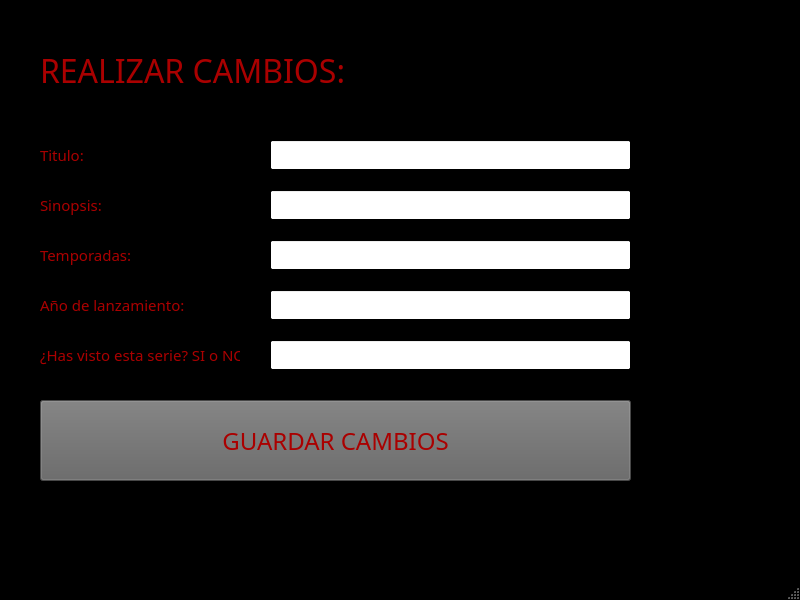
<?xml version="1.0" encoding="UTF-8"?>
<ui version="4.0">
 <class>MainWindow</class>
 <widget class="QMainWindow" name="MainWindow">
  <property name="geometry">
   <rect>
    <x>0</x>
    <y>0</y>
    <width>800</width>
    <height>600</height>
   </rect>
  </property>
  <property name="palette">
   <palette>
    <active>
     <colorrole role="Base">
      <brush brushstyle="SolidPattern">
       <color alpha="255">
        <red>255</red>
        <green>255</green>
        <blue>255</blue>
       </color>
      </brush>
     </colorrole>
     <colorrole role="Window">
      <brush brushstyle="SolidPattern">
       <color alpha="255">
        <red>0</red>
        <green>0</green>
        <blue>0</blue>
       </color>
      </brush>
     </colorrole>
    </active>
    <inactive>
     <colorrole role="Base">
      <brush brushstyle="SolidPattern">
       <color alpha="255">
        <red>255</red>
        <green>255</green>
        <blue>255</blue>
       </color>
      </brush>
     </colorrole>
     <colorrole role="Window">
      <brush brushstyle="SolidPattern">
       <color alpha="255">
        <red>0</red>
        <green>0</green>
        <blue>0</blue>
       </color>
      </brush>
     </colorrole>
    </inactive>
    <disabled>
     <colorrole role="Base">
      <brush brushstyle="SolidPattern">
       <color alpha="255">
        <red>0</red>
        <green>0</green>
        <blue>0</blue>
       </color>
      </brush>
     </colorrole>
     <colorrole role="Window">
      <brush brushstyle="SolidPattern">
       <color alpha="255">
        <red>0</red>
        <green>0</green>
        <blue>0</blue>
       </color>
      </brush>
     </colorrole>
    </disabled>
   </palette>
  </property>
  <property name="windowTitle">
   <string>Registro de Series</string>
  </property>
  <widget class="QWidget" name="centralwidget">
   <widget class="QPushButton" name="btn_guardar_cambios">
    <property name="geometry">
     <rect>
      <x>40</x>
      <y>400</y>
      <width>591</width>
      <height>81</height>
     </rect>
    </property>
    <property name="font">
     <font>
      <family>Yataghan</family>
      <pointsize>18</pointsize>
     </font>
    </property>
    <property name="styleSheet">
     <string notr="true">color: rgb(170, 0, 0);
background-color: rgb(99, 99, 99);</string>
    </property>
    <property name="text">
     <string>GUARDAR CAMBIOS</string>
    </property>
   </widget>
   <widget class="QLineEdit" name="entrada_lanzamiento">
    <property name="geometry">
     <rect>
      <x>270</x>
      <y>290</y>
      <width>361</width>
      <height>30</height>
     </rect>
    </property>
    <property name="font">
     <font>
      <family>Yataghan</family>
      <pointsize>11</pointsize>
     </font>
    </property>
   </widget>
   <widget class="QLabel" name="label_5">
    <property name="geometry">
     <rect>
      <x>40</x>
      <y>340</y>
      <width>200</width>
      <height>30</height>
     </rect>
    </property>
    <property name="font">
     <font>
      <family>Yataghan</family>
      <pointsize>11</pointsize>
     </font>
    </property>
    <property name="styleSheet">
     <string notr="true">color: rgb(170, 0, 0);</string>
    </property>
    <property name="text">
     <string>¿Has visto esta serie? SI o NO</string>
    </property>
   </widget>
   <widget class="QLineEdit" name="entrada_titulo">
    <property name="geometry">
     <rect>
      <x>270</x>
      <y>140</y>
      <width>361</width>
      <height>30</height>
     </rect>
    </property>
    <property name="font">
     <font>
      <family>Yataghan</family>
      <pointsize>11</pointsize>
     </font>
    </property>
   </widget>
   <widget class="QLabel" name="label">
    <property name="geometry">
     <rect>
      <x>40</x>
      <y>140</y>
      <width>200</width>
      <height>30</height>
     </rect>
    </property>
    <property name="font">
     <font>
      <family>Yataghan</family>
      <pointsize>11</pointsize>
     </font>
    </property>
    <property name="styleSheet">
     <string notr="true">color: rgb(170, 0, 0);</string>
    </property>
    <property name="text">
     <string>Titulo:</string>
    </property>
   </widget>
   <widget class="QLabel" name="label_2">
    <property name="geometry">
     <rect>
      <x>40</x>
      <y>190</y>
      <width>200</width>
      <height>30</height>
     </rect>
    </property>
    <property name="font">
     <font>
      <family>Yataghan</family>
      <pointsize>11</pointsize>
     </font>
    </property>
    <property name="styleSheet">
     <string notr="true">color: rgb(170, 0, 0);</string>
    </property>
    <property name="text">
     <string>Sinopsis:</string>
    </property>
   </widget>
   <widget class="QLineEdit" name="entrada_vista">
    <property name="geometry">
     <rect>
      <x>270</x>
      <y>340</y>
      <width>361</width>
      <height>30</height>
     </rect>
    </property>
    <property name="font">
     <font>
      <family>Yataghan</family>
      <pointsize>11</pointsize>
     </font>
    </property>
   </widget>
   <widget class="QLineEdit" name="entrada_temporadas">
    <property name="geometry">
     <rect>
      <x>270</x>
      <y>240</y>
      <width>361</width>
      <height>30</height>
     </rect>
    </property>
    <property name="font">
     <font>
      <family>Yataghan</family>
      <pointsize>11</pointsize>
     </font>
    </property>
   </widget>
   <widget class="QLineEdit" name="entrada_sinopsis">
    <property name="geometry">
     <rect>
      <x>270</x>
      <y>190</y>
      <width>361</width>
      <height>30</height>
     </rect>
    </property>
    <property name="font">
     <font>
      <family>Yataghan</family>
      <pointsize>11</pointsize>
     </font>
    </property>
   </widget>
   <widget class="QLabel" name="label_6">
    <property name="geometry">
     <rect>
      <x>40</x>
      <y>30</y>
      <width>591</width>
      <height>81</height>
     </rect>
    </property>
    <property name="font">
     <font>
      <family>Yataghan</family>
      <pointsize>24</pointsize>
     </font>
    </property>
    <property name="styleSheet">
     <string notr="true">color: rgb(170, 0, 0);</string>
    </property>
    <property name="text">
     <string>REALIZAR CAMBIOS:</string>
    </property>
   </widget>
   <widget class="QLabel" name="label_3">
    <property name="geometry">
     <rect>
      <x>40</x>
      <y>240</y>
      <width>200</width>
      <height>30</height>
     </rect>
    </property>
    <property name="font">
     <font>
      <family>Yataghan</family>
      <pointsize>11</pointsize>
     </font>
    </property>
    <property name="styleSheet">
     <string notr="true">color: rgb(170, 0, 0);</string>
    </property>
    <property name="text">
     <string>Temporadas:</string>
    </property>
   </widget>
   <widget class="QLabel" name="label_4">
    <property name="geometry">
     <rect>
      <x>40</x>
      <y>290</y>
      <width>200</width>
      <height>30</height>
     </rect>
    </property>
    <property name="font">
     <font>
      <family>Yataghan</family>
      <pointsize>11</pointsize>
     </font>
    </property>
    <property name="styleSheet">
     <string notr="true">color: rgb(170, 0, 0);</string>
    </property>
    <property name="text">
     <string>Año de lanzamiento:</string>
    </property>
   </widget>
  </widget>
  <widget class="QStatusBar" name="statusbar"/>
 </widget>
 <resources/>
 <connections/>
</ui>
